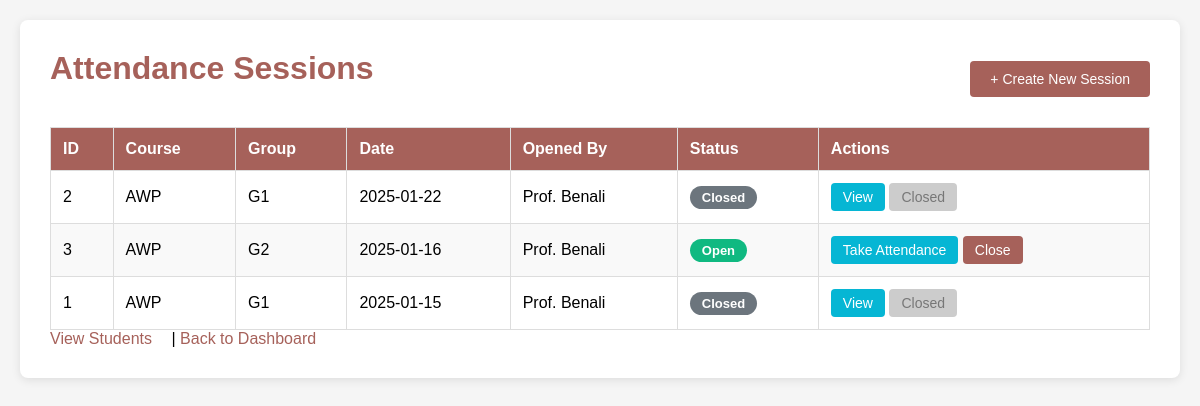
Page /view_sessions.php on the committed database.
### tables this page shows
CREATE TABLE IF NOT EXISTS attendance_sessions (
    id INT AUTO_INCREMENT PRIMARY KEY,
    course_id VARCHAR(50) NOT NULL,
    group_id VARCHAR(50) NOT NULL,
    date DATE NOT NULL,
    opened_by VARCHAR(100) NOT NULL,
    status ENUM('open', 'closed') DEFAULT 'open',
    created_at TIMESTAMP DEFAULT CURRENT_TIMESTAMP,
    closed_at TIMESTAMP NULL,
    INDEX idx_course (course_id),
    INDEX idx_group (group_id),
    INDEX idx_date (date),
    INDEX idx_status (status)
);

### view_sessions.php (the view, shortened to what this page needs)
<?php
$conn = getConnection();
$sessions = [];
if ($conn) {
    try {
        $stmt = $conn->query("SELECT * FROM attendance_sessions ORDER BY date DESC, id DESC");
        $sessions = $stmt->fetchAll(PDO::FETCH_ASSOC);
    } catch (PDOException $e) {
        $error = "Error fetching sessions: " . $e->getMessage();
    }
} else {
    $error = "Database connection failed.";
}
?>
<!DOCTYPE html>
<html lang="en">
<head>
</head>
<body>
<div class="container">
    <div class="header-actions">
        <h1>Attendance Sessions</h1>
        <a href="create_session.php" class="btn btn-primary">+ Create New Session</a>
    </div>
    <?php if (empty($sessions)): ?>
        <p>No sessions found. Create one first.</p>
    <?php else: ?>
        <table>
            <thead>
            <tr>
                <th>ID</th>
                <th>Course</th>
                <th>Group</th>
                <th>Date</th>
                <th>Opened By</th>
                <th>Status</th>
                <th>Actions</th>
            </tr>
            </thead>
            <tbody>
            <?php foreach ($sessions as $session): ?>
                <tr>
                    <td><?= htmlspecialchars($session['id']); ?></td>
                    <td><?= htmlspecialchars($session['course_id']); ?></td>
                    <td><?= htmlspecialchars($session['group_id']); ?></td>
                    <td><?= htmlspecialchars($session['date']); ?></td>
                    <td><?= htmlspecialchars($session['opened_by']); ?></td>
                    <td>
                        <span class="status-badge status-<?= $session['status']; ?>">
                            <?= ucfirst($session['status']); ?>
                        </span>
                    </td>
                    <td>
                        <?php if ($session['status'] === 'open'): ?>
                            <a href="attendance.php?session_id=<?= $session['id'] ?>" class="btn btn-view">
                                Take Attendance
                            </a>
                            <a href="close_session.php?id=<?= $session['id'] ?>" class="btn btn-close">
                                Close
                            </a>
                        <?php else: ?>
                            <a href="attendance.php?session_id=<?= $session['id'] ?>" class="btn btn-view">
                                View
                            </a>
                            <span class="btn btn-disabled">Closed</span>
                        <?php endif; ?>
                    </td>
                </tr>
            <?php endforeach; ?>
            </tbody>
        </table>
    <?php endif; ?>
    <div class="links">
        <a href="list_students.php">View Students</a> |
        <a href="index.php">Back to Dashboard</a>
    </div>
</div>
</body>
</html>

### view_sessions.php (style rules this page uses)
* { margin: 0; padding: 0; box-sizing: border-box; }
body { font-family: Arial, sans-serif; background: #f5f5f5; padding: 20px; }
.container { max-width: 1200px; margin: 0 auto; background: white; padding: 30px; border-radius: 8px; box-shadow: 0 2px 10px rgba(0,0,0,0.1); }
h1 { color: #A6615A; margin-bottom: 20px; }
table { width: 100%; border-collapse: collapse; margin-top: 20px; }
th, td { padding: 12px; text-align: left; border: 1px solid #ddd; }
th { background: #A6615A; color: white; font-weight: bold; }
tr:nth-child(even) { background: #f9f9f9; }
.status-badge { padding: 4px 12px; border-radius: 12px; color: white; font-weight: bold; font-size: 13px; }
.status-open { background: #10B981; }
.status-closed { background: #6c757d; }
.btn { padding: 6px 12px; border-radius: 4px; text-decoration: none; font-size: 14px; display: inline-block; }
.btn-view { background: #06B6D4; color: white; }
.btn-close { background: #A6615A; color: white; }
.btn-disabled { background: #ccc; color: #777; cursor: not-allowed; }
.header-actions { display: flex; justify-content: space-between; align-items: center; }
.btn-primary { background: #A6615A; color: white; padding: 10px 20px; }
.links a { color: #A6615A; text-decoration: none; margin-right: 15px; }

### rows in the picture
attendance_sessions: id "2", course "AWP", group "G1", date "2025-01-22", opened_by "Prof. Benali", status "Closed"
attendance_sessions: id "3", course "AWP", group "G2", date "2025-01-16", opened_by "Prof. Benali", status "Open"
attendance_sessions: id "1", course "AWP", group "G1", date "2025-01-15", opened_by "Prof. Benali", status "Closed"
